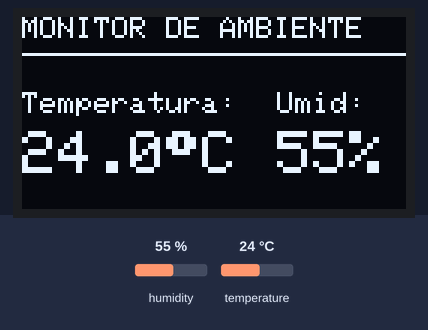
The sketch below on a simulated Arduino Uno, built with avr-gcc and run on an emulated ATmega328P. Shown: 128×64 one-colour display. The test bench sets the inputs (shaded band); at power-on: humidity 55 %, temperature 24 °C. What the sketch prints to the serial monitor is not drawn.

Above: at 3.2 s.
3.3 s: humidity set to 22 %
At 6.4 s:
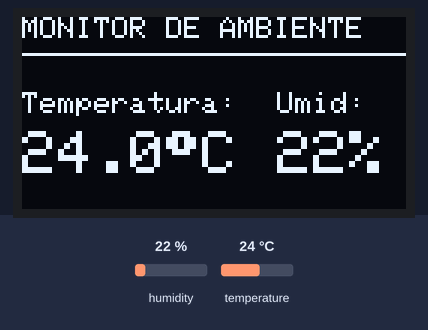
8.1 s: temperature set to 12 °C
At 10.7 s:
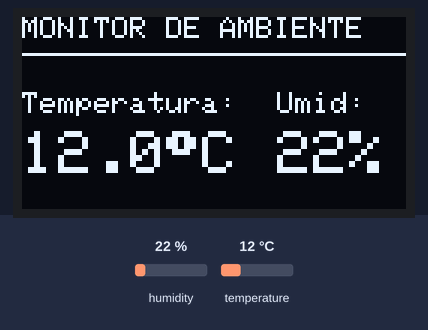
12.9 s: humidity set to 40 %
At 14.9 s:
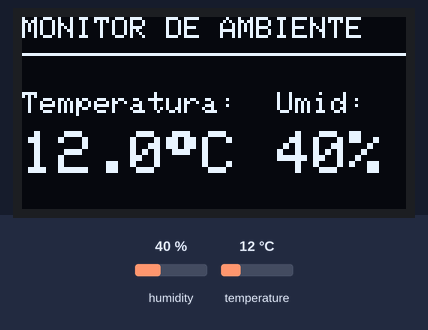
17.7 s: temperature set to 19 °C
At 19.1 s:
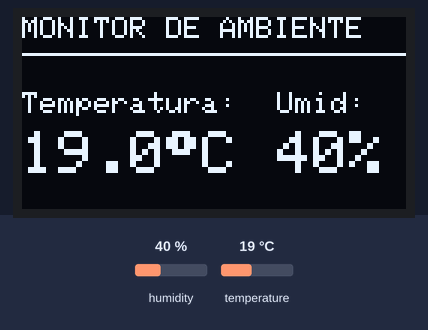
Timing chart, 0 to 20.7 s (numbered marks = the images above; inputs shaded):
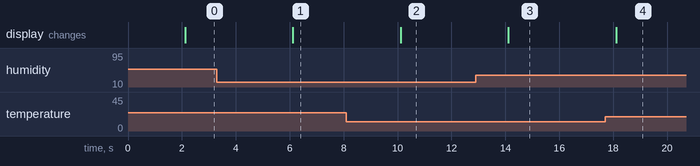

The sketch:

oled_e_dht11_v2.ino
```cpp
#include <Wire.h>
#include <Adafruit_GFX.h>
#include <Adafruit_SSD1306.h>
#include <DHT.h>

// Configurações do Display OLED
#define LARGURA_TELA 128
#define ALTURA_TELA 64
#define ENDERECO_OLED 0x3C
Adafruit_SSD1306 display(LARGURA_TELA, ALTURA_TELA, &Wire, -1);

// Configurações do DHT11
#define PINO_DHT 4
#define TIPO_DHT DHT11
DHT dht(PINO_DHT, TIPO_DHT);

// Timer para não travar o loop
unsigned long tempoAnterior = 0;
const long intervaloLeitura = 2000;

void setup() {
  Serial.begin(115200);

  // Inicializa o Sensor
  dht.begin();

  // Inicializa o Display OLED
  if (!display.begin(SSD1306_SWITCHCAPVCC, ENDERECO_OLED)) {
    Serial.println("Falha ao inicializar o OLED!");
    for (;;);
  }

  // Mensagem inicial
  display.clearDisplay();
  display.setTextSize(1);
  display.setTextColor(SSD1306_WHITE);
  display.setCursor(20, 20);
  display.println("A carregar...");
  display.display();
  delay(2000);
}

void loop() {
  unsigned long agora = millis();

  if (agora - tempoAnterior >= intervaloLeitura) {
    tempoAnterior = agora;

    // Leitura dos dados
    float umid = dht.readHumidity();
    float temp = dht.readTemperature();

    // Verifica se a leitura falhou
    if (isnan(umid) || isnan(temp)) {
      Serial.println("Falha na leitura do DHT!");

      // Aviso no OLED em caso de erro
      display.clearDisplay();
      display.setCursor(0, 10);
      display.println("Erro no Sensor!");
      display.display();
      return;
    }

    // 1. Debug no Serial Monitor
    Serial.print("Temp: ");
    Serial.print(temp);
    Serial.print(" *C | Umid: ");
    Serial.print(umid);
    Serial.println(" %");

    // 2. Atualização do Display OLED
    display.clearDisplay(); // Limpa o buffer

    // Cabeçalho
    display.setTextSize(1);
    display.setCursor(0, 0);
    display.println("MONITOR DE AMBIENTE");
    display.drawFastHLine(0, 12, 128, SSD1306_WHITE); // Linha divisória

    // Exibição da Temperatura
    display.setCursor(0, 25);
    display.print("Temperatura:");
    display.setTextSize(2); // Fonte maior para o valor
    display.setCursor(0, 38);
    display.print(temp, 1); // 1 casa decimal
    display.write(247);     // Símbolo de grau (°)
    display.print("C");

    // Exibição da Humidade
    display.setTextSize(1);
    display.setCursor(85, 25);
    display.print("Umid:");
    display.setTextSize(2);
    display.setCursor(85, 38);
    display.print((int)umid); // Valor inteiro
    display.print("%");

    display.display(); // Envia para o tela
  }
}
```

Measured:
- after the input at 3.3 s, the display: changes after 2.8 s (image 1)
- after the input at 8.1 s, the display: changes after 2.0 s (image 2)
- after the input at 12.9 s, the display: changes after 1.2 s (image 3)
- after the input at 17.7 s, the display: changes after 0.41 s (image 4)
